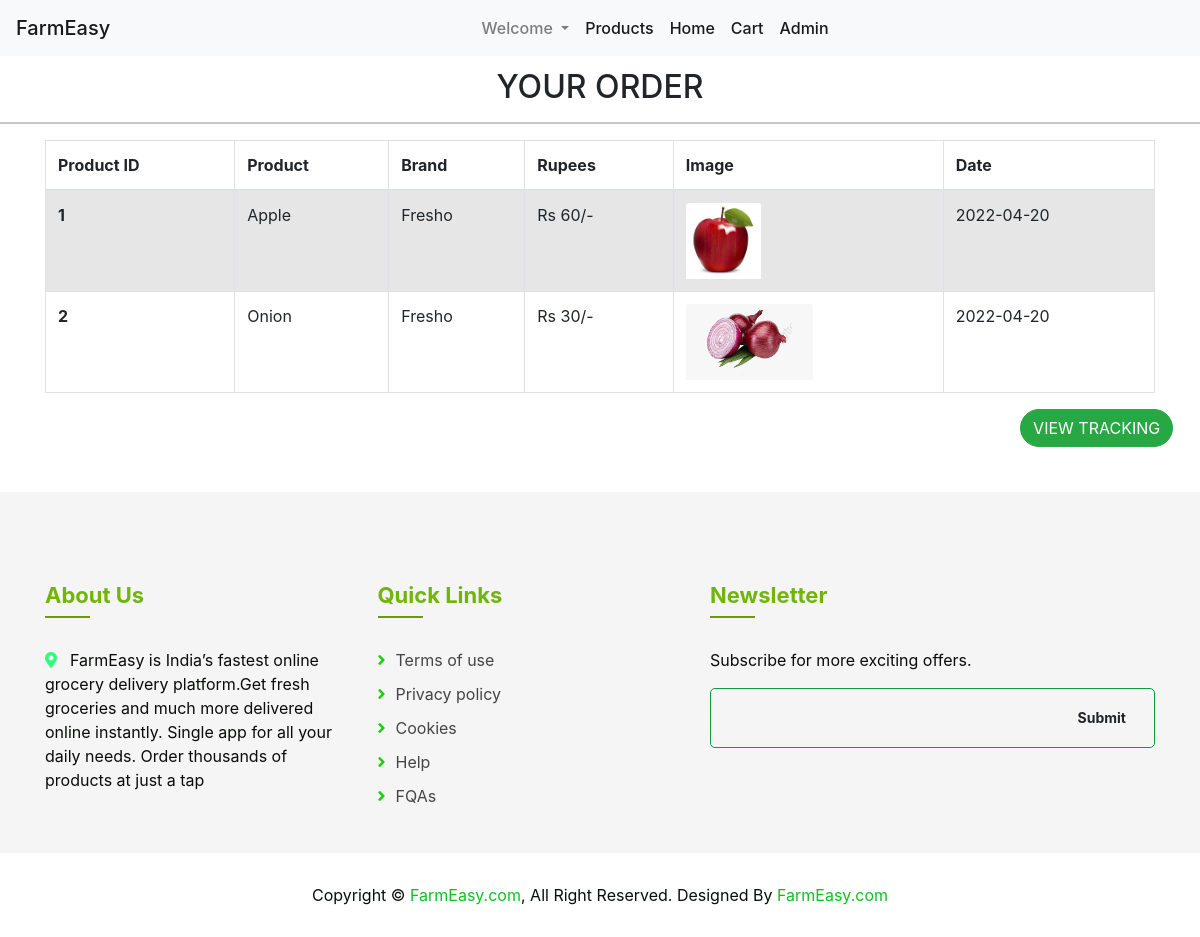
The app's page /order (signed in) with its own data.
### tables this page shows
CREATE TABLE ORDERS(
                                user_id TEXT,
                                product_id INT,
                                date TEXT);

CREATE TABLE PRODUCT(
                        ID INTEGER PRIMARY KEY AUTOINCREMENT,
                        productid TEXT, bname TEXT, pname TEXT, category TEXT, image TEXT,
                        price INT);

### main.py (the view)
@app.route("/order")
def order():
    if not session.get("name"):
        return redirect("/userlogin")
    else:
        try:
            query = "SELECT PRODUCT.productid, PRODUCT.pname, PRODUCT.bname, PRODUCT.price, PRODUCT.image, ORDERS.date FROM PRODUCT JOIN ORDERS on ORDERS.product_id = PRODUCT.productid WHERE ORDERS.user_id ='"+str(session['id'])+"'"
            print(query)
            cursor.execute(query)
            print("Order Added!")
            result = cursor.fetchall()
            print(result)
            return render_template("/order.html",product=result,status=True)
        except Exception as e:
            print(e)
    return render_template("/order.html",product=[],status=False)

### Templates/order.html (shortened to what this page needs)
<!DOCTYPE html>
<html lang="en">
<head>
    <link rel="stylesheet" href="https://cdnjs.cloudflare.com/ajax/libs/font-awesome/5.15.3/css/all.min.css"/>
    <link href="https://cdn.jsdelivr.net/npm/bootstrap@5.1.3/dist/css/bootstrap.min.css" rel="stylesheet">
    <link href="//maxcdn.bootstrapcdn.com/bootstrap/4.1.1/css/bootstrap.min.css" rel="stylesheet" id="bootstrap-css">
</head>
<body>
    <nav class="navbar navbar-expand-lg navbar-light bg-light">
        <a class="navbar-brand" href="/dashboard" style="font-weight: 500;">FarmEasy</a>
        <div class="collapse navbar-collapse justify-content-center" id="navbarText" style="font-weight: 500;">
            <ul class="navbar-nav">
                <li class="nav-item dropdown">
                    <a class="nav-link dropdown-toggle" href="#" id="navbarDropdown" role="button" data-bs-toggle="dropdown" aria-expanded="false" style="font-weight: 500;">
                        Welcome
                    </a>
                  </li>
            <li class="nav-item active">
                <a class="nav-link" href="/productdisplay">Products</a>
              </li>
              <li class="nav-item active">
                <a class="nav-link" href="/dashboard">Home</a>
              </li>
              <li class="nav-item active">
                <a class="nav-link" href="/cart">Cart</a>
              </li>
              <li class="nav-item active">
                <a class="nav-link" href="/adminlogin">Admin</a>
              </li>
          </ul>
        </div>
      </nav>
    <h3 style="text-align: center; margin-top: 1%; font-size: xx-large;">YOUR ORDER</h3>
    <hr>
    <div class="container">
        <div class="row">
            <div class="col col-12 col-sm-12 col-md-12 col-lg-12 col-xl-12 col-xxl-12">
              <table class="table table-striped table-white table-bordered table-hover" >
                <thead>
                <tr>
                    <th scope="col">Product ID</th>
                    <th scope="col">Product</th>
                    <th scope="col">Brand</th>
                    <th scope="col">Rupees</th>
                    <th scope="col">Image</th>
                    <th scope="col">Date</th>
                </tr>
                </thead>
                <tbody>
                {% for i in product %}
                <tr>
                    <th scope="row">{{ i[0] }}</th>
                    <td>{{ i[1] }}</td>
                    <td>{{ i[2] }}</td>
                    <td>Rs {{ i[3] }}/-</td>
                    <td><img class="card-img-top" style="width: auto; height: 2cm;" src="/static/uploads/{{i[4]}}" alt=""></td>
                    <td>{{ i[5] }}</td>
                </tr>
                {% endfor %}
                </tbody>
            </table>
            <a href="/orderstatus" class = "btn btn-success" style="border-radius: 20px; margin-left: 25.8cm;">VIEW TRACKING</a>
        </div>
    </div>
    </div>
    <div class="footer">
        <div class="container">
            <div class="row">
                <div class="col-lg-7">
                    <div class="row">
                        <div class="col-md-6">
                            <div class="footer-contact">
                                <h2>About Us</h2>
                                <p><i class="fa fa-map-marker-alt"></i>FarmEasy is India’s fastest online grocery delivery platform.Get fresh groceries and much more delivered online instantly. Single app for all your daily needs. Order thousands of products at just a tap </p>
                            </div>
                        </div>
                        <div class="col-md-6">
                            <div class="footer-link">
                                <h2>Quick Links</h2>
                                <a href="">Terms of use</a>
                                <a href="">Privacy policy</a>
                                <a href="">Cookies</a>
                                <a href="">Help</a>
                                <a href="">FQAs</a>
                            </div>
                        </div>
                    </div>
                </div>
                <div class="col-lg-5">
                    <div class="footer-newsletter">
                        <h2>Newsletter</h2>
                        <p>
                            Subscribe for more exciting offers.
                        </p>
                        <div class="form">
                            <input class="form-control" placeholder=" ">
                            <button class="btn custom-btn">Submit</button>
                        </div>
                    </div>
                </div>
            </div>
        </div>
        <div class="copyright">
            <div class="container">
                <p>Copyright &copy; <a href="#">FarmEasy.com</a>, All Right Reserved.</p>
                <p>Designed By <a href="https://www.instagram.com">FarmEasy.com</a></p>
            </div>
        </div>
    </div>
    </body>
    </html>

### Templates/order.html (style rules this page uses)
.footer { position: relative; margin-top: 45px; padding-top: 90px; background: rgba(0, 0, 0, .04); }
.footer .footer-contact, .footer .footer-link, .footer .footer-newsletter { position: relative; margin-bottom: 45px; color: #090c09; }
.footer .footer-contact h2, .footer .footer-link h2, .footer .footer-newsletter h2 { position: relative; margin-bottom: 30px; padding-bottom: 10px; font-size: 22px; font-weight: 700; color: #70b507; }
.footer .footer-contact h2::after, .footer .footer-link h2::after, .footer .footer-newsletter h2::after { position: absolute; content: ""; width: 45px; height: 2px; bottom: 0; left: 0; background: #709a05; }
.footer .footer-link a { display: block; margin-bottom: 10px; color: #454545; transition: .3s; }
.footer .footer-link a::before { position: relative; content: "\f105"; font-family: "Font Awesome 5 Free"; font-weight: 900; margin-right: 10px; color: #1bce08; }
.footer .footer-contact p i { width: 25px; color: #32fb7c; }
.footer .footer-newsletter .form { position: relative; width: 100%; }
.footer .footer-newsletter input { height: 60px; background: transparent; border: 1px solid #0b9c3e; border-radius: 5px; }
.footer .footer-newsletter .btn { position: absolute; top: 8px; right: 8px; height: 44px; padding: 8px 20px; font-size: 14px; font-weight: 700; }
.footer .copyright { position: relative; width: 100%; padding: 30px 0; text-align: center; background: #ffffff; }
.footer .copyright p { margin: 0; display: inline-block; color: #090d0d; }
.footer .copyright p a { color: #0bc123; }

### records on screen
ORDERS: productid "1", pname "Apple", bname "Fresho", price "60", image (picture), date "2022-04-20"
ORDERS: productid "2", pname "Onion", bname "Fresho", price "30", image (picture), date "2022-04-20"
